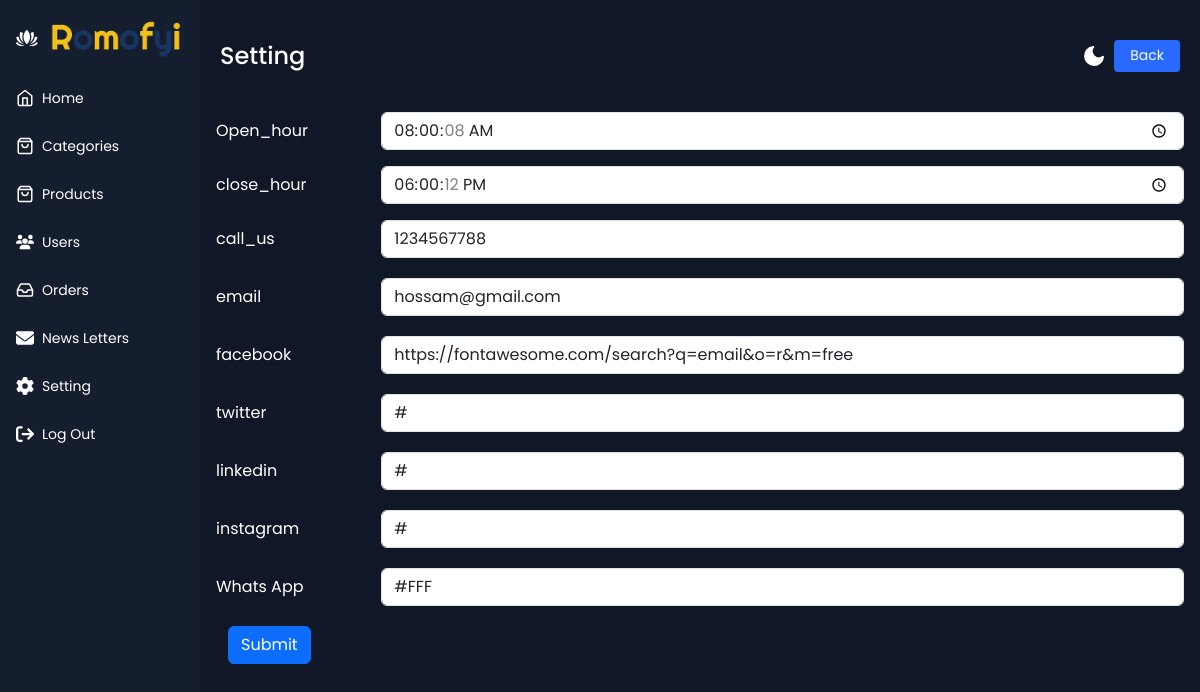
Screenshot of /Admin/dashboard.php?page=setting (signed in) with the database file from the repository.
### tables this page shows
CREATE TABLE `setting` (
  `id` int(11) NOT NULL,
  `Open_hour` time NOT NULL,
  `close_hour` time NOT NULL,
  `call_us` int(11) NOT NULL,
  `email` varchar(50) NOT NULL,
  `facebook` text NOT NULL,
  `twitter` text NOT NULL,
  `linkedin` text NOT NULL,
  `instagram` text NOT NULL,
  `whatsApp` text NOT NULL
);

### Admin/page/setting.php (the view, shortened to what this page needs)
<div class="app-content">
    <div class="app-content-header mt-4">
        <h1 class="app-content-headerText">Setting</h1>
        <button class="mode-switch" title="Switch Theme">
            <svg class="moon" fill="none" stroke="currentColor" stroke-linecap="round" stroke-linejoin="round"
                stroke-width="2" width="24" height="24" viewBox="0 0 24 24">
                <defs></defs>
                <path d="M21 12.79A9 9 0 1111.21 3 7 7 0 0021 12.79z"></path>
            </svg>
        </button>
        <a href="dashboard.php" class="app-content-headerButton"
            style="text-decoration: none; line-height: 31px;">Back</a>
    </div>
    <?php
        $settingQuery="SELECT * FROM setting WHERE id=1";
        $settingResult=mysqli_query($connection,$settingQuery);
        $settingRow=mysqli_fetch_assoc($settingResult);
    ?>
    <form method="POST" action="<?php __DIR__ ?>" enctype="multipart/form-data">
        <div class="mb-3 row">
            <label style="color: var(--app-content-main-color);margin: 40px 0px 0px 0px;" for="input_name"
                class="col-sm-2 col-form-label">Open_hour</label>
            <div class="col-sm-10" style="margin: 40px 0px 0px 0px;">
                <input type="time" value="<?php echo $settingRow['Open_hour'] ?>" name="Open_hour" placeholder="enter the Open_hour..." class="form-control"
                    id="input_name">
            </div>
        </div>
        <div class="mb-3 row">
            <label style="color: var(--app-content-main-color);" for="input_name"
                class="col-sm-2 col-form-label">close_hour</label>
            <div class="col-sm-10">
                <input type="time" value="<?php echo $settingRow['close_hour'] ?>" name="close_hour" placeholder="enter the close_hour..." class="form-control"
                    id="input_name">
            </div>
        </div>
        <div class="mb-3 row">
            <label style="color: var(--app-content-main-color);" for="inputprice"
                class="col-sm-2 col-form-label">call_us</label>
            <div class="col-sm-10">
                <input name="call_us" value="<?php echo $settingRow['call_us'] ?>" type="number" placeholder="enter the call_us Number..." class="form-control" id="inputprice">
            </div>
        </div>
        <div class="mb-3 row">
            <label style="color: var(--app-content-main-color);" for="inputprice"
                class="col-sm-2 col-form-label">email</label>
            <div class="col-sm-10">
                <input value="<?php echo $settingRow['email'] ?>" name="email" type="email" placeholder="enter the call_us Number..." class="form-control" id="inputprice">
            </div>
        </div>
        <div class="mb-3 row">
            <label style="color: var(--app-content-main-color);" for="inputprice"
                class="col-sm-2 col-form-label">facebook</label>
            <div class="col-sm-10">
                <input value="<?php echo $settingRow['facebook'] ?>" name="facebook" type="text" placeholder="enter facebook Link..." class="form-control" id="inputprice">
            </div>
        </div>
        <div class="mb-3 row">
            <label style="color: var(--app-content-main-color);" for="inputprice"
                class="col-sm-2 col-form-label">twitter</label>
            <div class="col-sm-10">
                <input value="<?php echo $settingRow['twitter'] ?>" name="twitter" type="text" placeholder="enter twitter Link ..." class="form-control" id="inputprice">
            </div>
        </div>
        <div class="mb-3 row">
            <label style="color: var(--app-content-main-color);" for="inputprice"
                class="col-sm-2 col-form-label">linkedin</label>
            <div class="col-sm-10">
                <input value="<?php echo $settingRow['linkedin'] ?>" name="linkedin" type="text" placeholder="enter linkedin Link..." class="form-control" id="inputprice">
            </div>
        </div>
        <div class="mb-3 row">
            <label style="color: var(--app-content-main-color);" for="inputprice"
                class="col-sm-2 col-form-label">instagram</label>
            <div class="col-sm-10">
                <input value="<?php echo $settingRow['instagram'] ?>" name="instagram" type="text" placeholder="enter instagram Link..." class="form-control" id="inputprice">
            </div>
        </div>
        <div class="mb-3 row">
            <label style="color: var(--app-content-main-color);" for="inputprice"
                class="col-sm-2 col-form-label">Whats App</label>
            <div class="col-sm-10">
                <input value="<?php echo $settingRow['whatsApp'] ?>" name="whatsApp" type="text" placeholder="enter Whats App Link..." class="form-control" id="inputprice">
            </div>
        </div>
        <button type="submit" name="updateSetting" class="btn btn-primary" style="margin-left:12px;">Submit</button>
    </form>
</div>

### Admin/admin_Style/style.css (style rules this page uses)
* { box-sizing: border-box; }
:root { --app-bg: #101827; --sidebar: rgba(21, 30, 47, 1); --sidebar-main-color: #fff; --table-border: #1a2131; --table-header: #1a2131; --app-content-main-color: #fff; --sidebar-link: #fff; --sidebar-active-link: #1d283c; --sidebar-hover-link: #1a2539; --action-color: #2869ff; --action-color-hover: #6291fd; --app-content-secondary-color: #1d283c; --filter-reset: #2c394f; --filter-shadow: rgba(16, 24, 39, 0.8) 0px 6px 12px -2px, rgba(0, 0, 0, 0.3) 0px 3px 7px -3px; }
body, html { margin: 0; padding: 0; height: 100%; width: 100%; }
body { overflow: hidden; font-family: "Poppins", sans-serif; background-color: var(--app-bg); -webkit-font-smoothing: antialiased; -moz-osx-font-smoothing: grayscale; }
.mode-switch { background-color: transparent; border: none; padding: 0; color: var(--app-content-main-color); display: flex; justify-content: center; align-items: center; margin-left: auto; margin-right: 8px; cursor: pointer; }
.mode-switch .moon { fill: var(--app-content-main-color); }
.app-content { padding: 16px; background-color: var(--app-bg); height: 100%; flex: 1; max-height: 100%; display: flex; flex-direction: column; }
.app-content-header { display: flex; align-items: center; justify-content: space-between; padding: 0 4px; }
.app-content-headerText { color: var(--app-content-main-color); font-size: 24px; line-height: 32px; margin: 0; }
.app-content-headerButton { background-color: var(--action-color); color: #fff; font-size: 14px; line-height: 24px; border: none; border-radius: 4px; height: 32px; padding: 0 16px; transition: 0.2s; cursor: pointer; }

### rows the page displays
setting: Open_hour "08:00:08", close_hour "18:00:12", call_us "1234567788", email "hossam@gmail.com", facebook "https://fontawesome.com/search?q=email&o=r&m=free", twitter "#", linkedin "#", instagram "#", whatsApp "#FFF"
